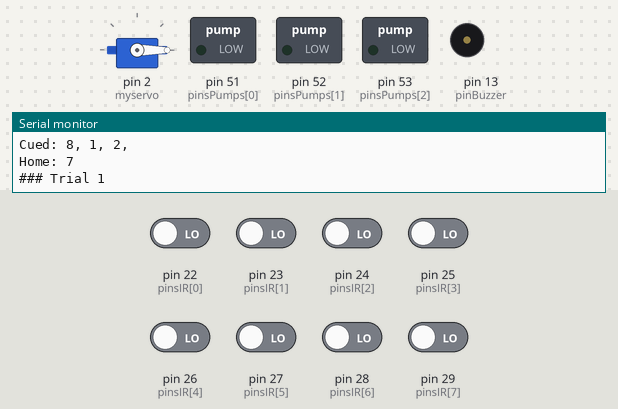
This sketch was run on a simulated Arduino Mega 2560, built with avr-gcc and run on an emulated ATmega2560. Shown: servo, switched loads named in the sketch (green lamp = pin HIGH), buzzer (waves = sounding), the last lines printed to the serial monitor. The test bench sets the inputs (shaded band); at power-on: pin 22 (pinsIR[0]), pin 23 (pinsIR[1]), pin 24 (pinsIR[2]), pin 25 (pinsIR[3]), pin 26 (pinsIR[4]), pin 27 (pinsIR[5]), pin 28 (pinsIR[6]), pin 29 (pinsIR[7]) LOW.

Above: at 2.2 s.
2.3 s: pin 22 (pinsIR[0]) driven HIGH
At 2.45 s:
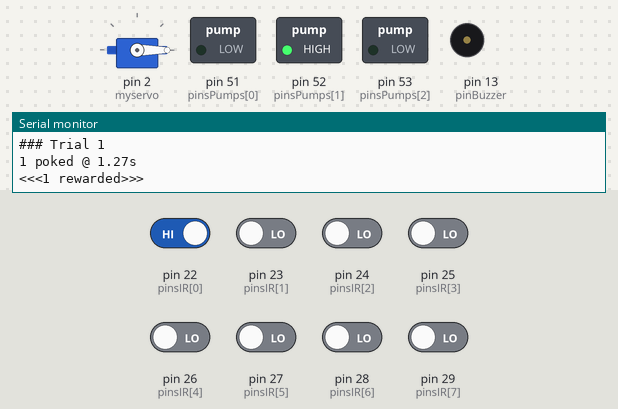
4.1 s: pin 23 (pinsIR[1]) driven HIGH
At 4.25 s:
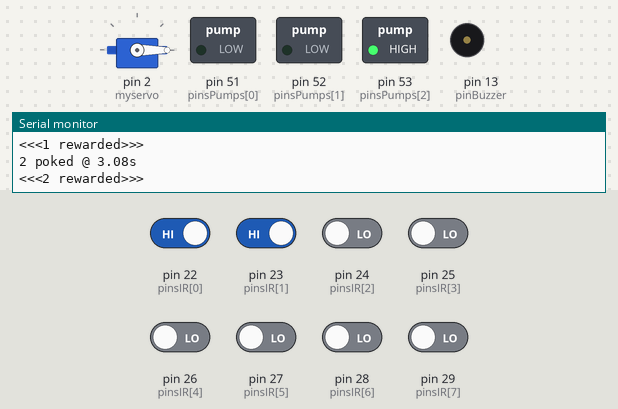
5.9 s: pin 29 (pinsIR[7]) driven HIGH
At 6.05 s:
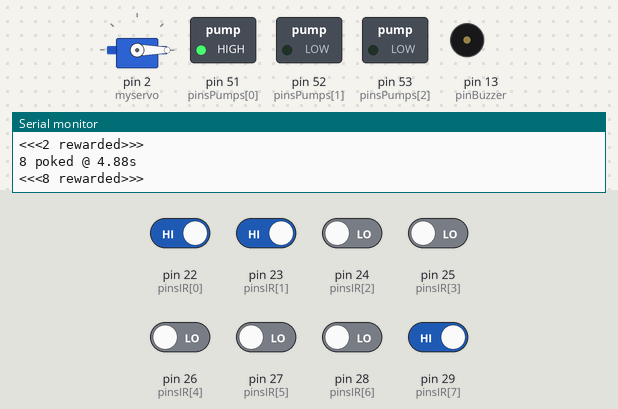
7.7 s: pin 28 (pinsIR[6]) driven HIGH
At 10.0 s:
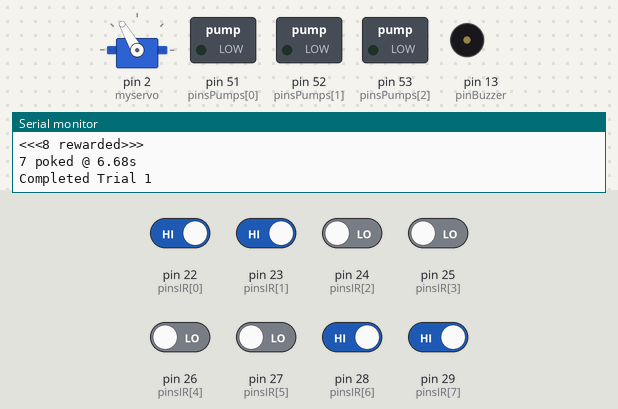
Timing chart, 0 to 19.2 s (numbered marks = the images above; inputs shaded):
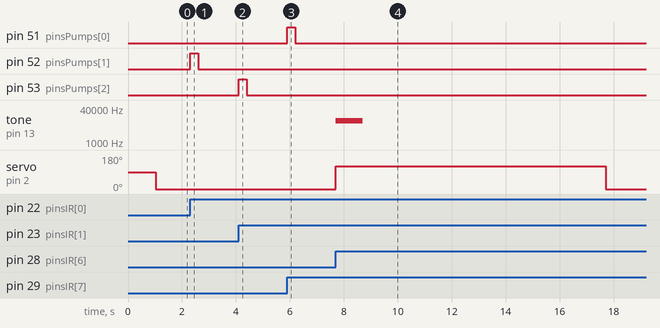

The sketch:

Radial8Arm_44.ino
```cpp
#include <Servo.h>

Servo myservo;  // create servo object to control a servo
// twelve servo objects can be created on most boards

int pos = 0;    // variable to store the servo position

int cued[3] = { 8, 1, 2 };
int home = 7;

const int nIRs = 8;
const int nPumps = 3;
const int nCued = 3;
const int pinsIR[nIRs] = { 22, 23, 24, 25, 26, 27, 28, 29 };
const int pinsPumps[nPumps] = { 51, 52, 53 };
const int pinBuzzer = 13;

bool rewarded[nCued] = { false, false, false };
bool tripped[nIRs] = { false, false, false, false, false, false, false, false };
int lastIR[nIRs] = { 1, 1, 1, 1, 1, 1, 1, 1 };
int trialCount = 1;
int pumpDur = 300;
int ITI = 10000;

unsigned long previousMillis = 0;  // will store last time LED was updated
long pumpStartTime[nCued] = { 0, 0, 0 };
long trialStartTime = 0;

// constants won't change:
const long interval = 1000;

void setup() {
  myservo.attach(2, 500, 2500);  // attaches the servo on pin 9 to the servo object

  for (int i = 0; i < nIRs; i += 1) {
    pinMode(pinsIR[i], INPUT);
  }

  for (int i = 0; i < nPumps; i += 1) {
    pinMode(pinsPumps[i], OUTPUT);
    digitalWrite(pinsPumps[i],LOW);
  }

  for (int i = 0; i < nCued; i += 1) {
    cued[i] = cued[i] - 1;
  }

  pinMode(pinBuzzer, OUTPUT);

  home -= 1;

  Serial.begin(9600);
  delay(1000);
  Serial.println("***** System Ready - Radial (7+1) Arm Maze *****");
  Serial.print("Cued: ");
  for (int a=0; a<nCued; a+=1) {
    Serial.print(cued[a]+1);
    Serial.print(", ");
  }
  Serial.print("\nHome: "); Serial.println(home+1);
  Serial.print("### Trial "); Serial.println(trialCount);

  myservo.write(0);

  trialStartTime = millis();
}

// the loop function runs over and over again forever
void loop() {
  // Checks every nosepoke port and displays if entered (rising edge). If cued, then start reward dispensing.
  for (int i = 0; i < 8; i += 1) {
    if (digitalRead(pinsIR[i]) == HIGH & lastIR[i] == 0) {
      Serial.print(i + 1);
      Serial.print(" poked @ ");
      Serial.print((millis() - trialStartTime)/1000.0);
      Serial.println("s");
      lastIR[i] = 1;
      for (int a = 0; a < nCued; a+=1) {
        if (pinsIR[cued[a]] == pinsIR[i] & !rewarded[a]){
          pumpStartTime[cued[a]] = millis();
          rewarded[a] = true;
          digitalWrite(pinsPumps[a], HIGH);
          Serial.print("<<<");
          Serial.print(cued[a] + 1);
          Serial.println(" rewarded>>>");
        }
      }
    // advances to next trial if all cued ports found.
    if (rewarded[0] && rewarded[1] && rewarded[2]) {
      if (digitalRead(pinsIR[home]) == HIGH) {
        rewarded[0] = false;
        rewarded[1] = false;
        rewarded[2] = false;
        Serial.print("Completed Trial ");
        Serial.println(trialCount);
        tone(pinBuzzer, 10000, 1000);
        myservo.write(120);

        delay(ITI);

        myservo.write(0);
        trialCount += 1;
        Serial.print("### Trial "); Serial.println(trialCount);
        trialStartTime = millis();
        }
      }
    }
    // Resets poked state once exited (falling edge).
    if (digitalRead(pinsIR[i]) == LOW & lastIR[i] == 1) {
      lastIR[i] = 0;
    }
  }

  // checks duration of reward pump running and shuts off once pumping for long enough.
  for (int a = 0; a < nCued; a+=1) {
    if (millis() - pumpStartTime[cued[a]] > pumpDur) {
      digitalWrite(pinsPumps[a], LOW);
    }
  }
}
```

Measured:
- after the input at 2.3 s, pin 52 (pinsPumps[1]): LOW → HIGH at once, → LOW 0.30 s later
- after the input at 4.1 s, pin 53 (pinsPumps[2]): LOW → HIGH at once, → LOW 0.30 s later
- after the input at 5.9 s, pin 51 (pinsPumps[0]): LOW → HIGH at once, → LOW 0.30 s later
- after the input at 7.7 s, tone on pin 13 (pinBuzzer): silent → 10000 Hz at once, → silent 1.0 s later; servo on pin 2 (myservo): 0° → 120° at once, → 0° 10.0 s later
